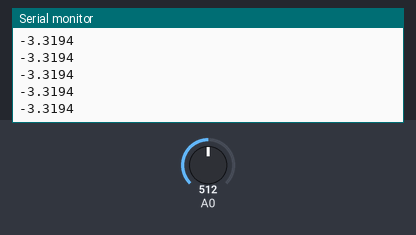
Simulated run of this sketch. Board: Arduino Zero (SAMD21). Parts: the last lines printed to the serial monitor. The test bench sets the inputs (shaded band); at power-on: A0 = 512 (analog values on the 0–1023 scale).

Above: at 1.2 s.
1.3 s: A0 set to 716
At 2.3 s:
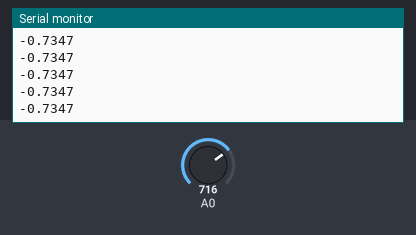
2.8 s: A0 set to 900
At 3.3 s:
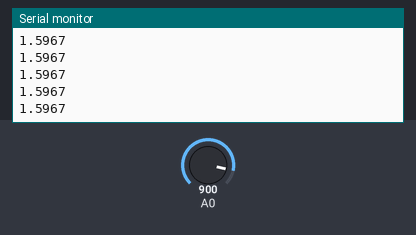
Timing chart, 0 to 5.8 s (numbered marks = the images above; inputs shaded):
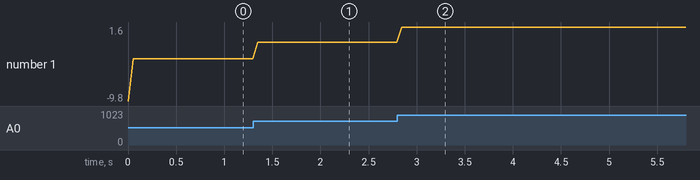

Measured:
- after the input at 1.3 s, the serial monitor: prints a new line at once (image 1)
- after the input at 2.8 s, the serial monitor: prints a new line at once (image 2)
- plotted number 1: -3.32 → -0.73 after the input at 1.3 s, -0.73 → 1.6 after the input at 2.8 s

The sketch:

sketch_sep29a.ino
```cpp
//加速度センサの値を取得するプログラム
//********************************
void setup()
{
  // シリアルモニターの初期化をする
  Serial.begin(115200) ;
}
void loop()
{
  long x , y , z ;
  x = y = z = 0 ;
  //x = analogRead(3) ; // Ｘ軸
  //y = analogRead(4) ; // Ｙ軸
  float  Z = analogRead(0);
  int i;
  static float val[11];
  float val_z;
  val[10]  = Z ;
  for (i = 0; i < 10; i++) {
    val[i] = val[i + 1];
    val_z += val[i];
  }
  val_z /= 10;
  float z1 = (val_z - 1) * 9.81 ;
  analogReadResolution(16);
  Serial.println((val_z / 49535-1)*9.80665,4) ;
  delay(5) ;
}
```
